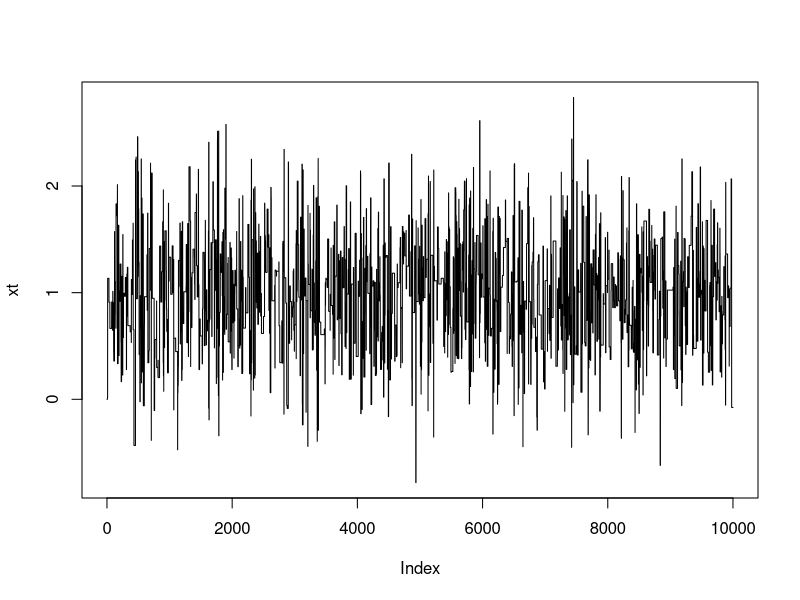
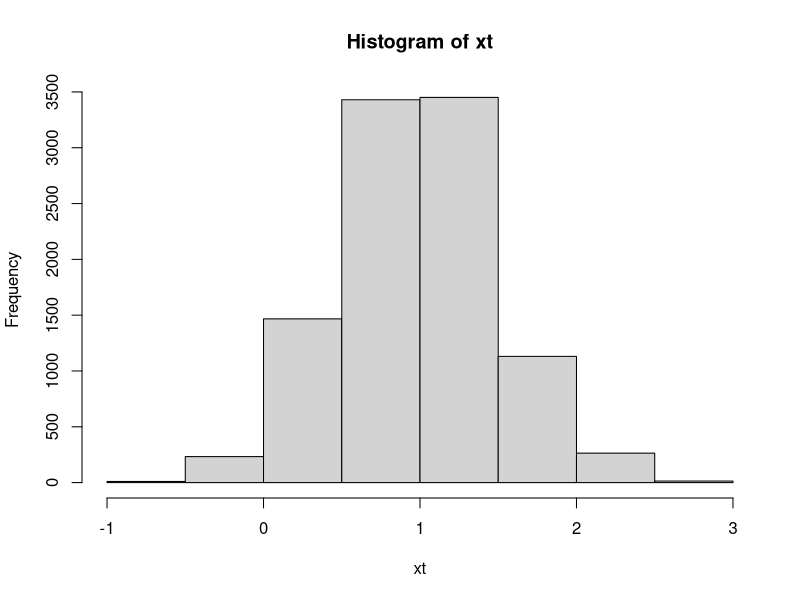

Reproduce these figures in R, in order.
#' This script illustrates the Metropolis-Hastings algorithm, as described in A. Meucci,"Risk and Asset Allocation",
#' Springer, 2005,  Chapter 7.
#'
#' @references
#' A. Meucci - "Exercises in Advanced Risk and Portfolio Management" \url{http://symmys.com/node/170},
#' "E 280 - Markov chain Monte Carlo".
#'
#' See Meucci's script for "S_MarkovChainMonteCarlo.m"
#
#' @author Xavier Valls \email{flamejat@@gmail.com}

##################################################################################################################
### Set-up target and candidate
# kernel of the target distribution
kernel = function(x) dnorm( x, 1, 0.5 );

# parameters of the normal candidate distribution
mu  = 0;
sig = 5;

##################################################################################################################
### Set up MH algorithm
nSim = 10000;
xt   = matrix( NaN, nSim, 1);
nacc = 0;
xt[ 1 ] = 0;

for( i in 2 : nSim )
{
    # normal candidate
    r = mu + sig * rnorm(1);
    # kernel at candidate
    f1 = kernel( r );
    # kernel at past
    f2 = kernel( xt[ i-1 ] );
    
    prob    = f1 / f2;
    xt[ i ] = xt[ i-1 ];
    if( prob > 1 || runif(1) > (1 - prob) )
    {
        xt[ i ] = r; 
        nacc    = nacc + 1;   
    }  
}
##################################################################################################################
### Post-process output
# acceptance rate
print( nacc / nSim );

# display MCMC over time
dev.new();
plot( xt, type = "l" );

# distribution
dev.new();
hist( xt, log(10*nSim) );
